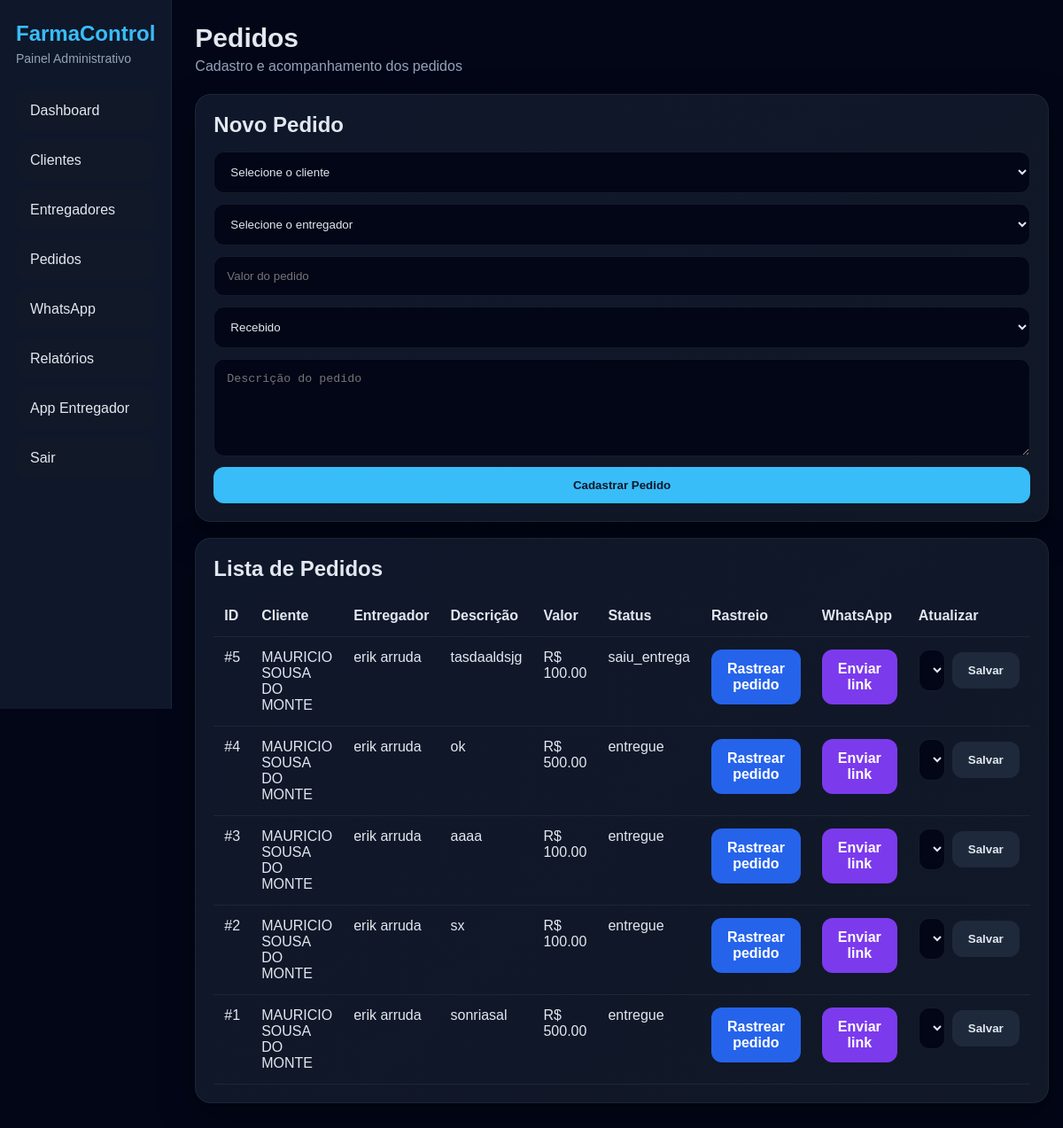
The app's page /pedidos (signed in) with its own data.
### models.py (models this page shows, shortened)
class Pedido(db.Model):
    __tablename__ = "pedidos"
    id = db.Column(db.Integer, primary_key=True)
    cliente_id = db.Column(db.Integer, db.ForeignKey("clientes.id"), nullable=False)
    entregador_id = db.Column(db.Integer, db.ForeignKey("entregadores.id"), nullable=True)
    descricao = db.Column(db.Text, nullable=False)
    valor = db.Column(db.Float, nullable=False, default=0.0)
    status = db.Column(db.String(30), nullable=False, default="recebido")
    codigo_rastreio = db.Column(db.String(40), unique=True, nullable=True)
    criado_em = db.Column(db.DateTime, default=agora_brasil)
    saiu_entrega_em = db.Column(db.DateTime, nullable=True)
    entregue_em = db.Column(db.DateTime, nullable=True)

class Cliente(db.Model):
    __tablename__ = "clientes"
    id = db.Column(db.Integer, primary_key=True)
    nome = db.Column(db.String(150), nullable=False)
    telefone = db.Column(db.String(30), nullable=False)
    endereco = db.Column(db.String(255), nullable=False)
    criado_em = db.Column(db.DateTime, default=agora_brasil)
    pedidos = db.relationship("Pedido", backref="cliente", lazy=True)

class Entregador(db.Model):
    __tablename__ = "entregadores"
    id = db.Column(db.Integer, primary_key=True)
    nome = db.Column(db.String(150), nullable=False)
    telefone = db.Column(db.String(30), unique=True, nullable=False)
    senha_hash = db.Column(db.String(255), nullable=False)
    ativo = db.Column(db.Boolean, default=True)
    criado_em = db.Column(db.DateTime, default=agora_brasil)
    pedidos = db.relationship("Pedido", backref="entregador", lazy=True)
    localizacoes = db.relationship("Localizacao", backref="entregador", lazy=True)

### app.py (the view, shortened to what this page needs)
    @app.route("/pedidos", methods=["GET", "POST"])
    @login_required
    def pedidos():
        lista = Pedido.query.order_by(Pedido.id.desc()).all()
        clientes_lista = Cliente.query.order_by(Cliente.nome.asc()).all()
        entregadores_lista = Entregador.query.filter_by(ativo=True).order_by(Entregador.nome.asc()).all()
        return render_template(
            "pedidos.html",
            pedidos=lista,
            clientes=clientes_lista,
            entregadores=entregadores_lista
        )

### models.py (called while the page is built)
@login_manager.user_loader
def load_user(user_id):
    return User.query.get(int(user_id))

### templates/pedidos.html (shortened to what this page needs)
{% extends "base.html" %}
{% block content %}
<div class="page-head">
  <div>
    <h1>Pedidos</h1>
    <p class="muted">Cadastro e acompanhamento dos pedidos</p>
  </div>
</div>
<div class="panel">
  <h2>Novo Pedido</h2>
  <form method="post" class="form-grid">
    <select name="cliente_id" required>
      <option value="">Selecione o cliente</option>
    </select>
    <select name="entregador_id">
      <option value="">Selecione o entregador</option>
    </select>
    <input type="text" name="valor" placeholder="Valor do pedido" required>
    <select name="status" required>
      <option value="recebido">Recebido</option>
    </select>
    <textarea name="descricao" placeholder="Descrição do pedido" required></textarea>
    <button type="submit" class="btn btn-primary">Cadastrar Pedido</button>
  </form>
</div>
<div class="panel">
  <h2>Lista de Pedidos</h2>
  <div class="table-wrap">
    <table>
      <thead>
        <tr>
          <th>ID</th>
          <th>Cliente</th>
          <th>Entregador</th>
          <th>Descrição</th>
          <th>Valor</th>
          <th>Status</th>
          <th>Rastreio</th>
          <th>WhatsApp</th>
          <th>Atualizar</th>
        </tr>
      </thead>
      <tbody>
        {% for pedido in pedidos %}
        <tr>
          <td>#{{ pedido.id }}</td>
          <td>{{ pedido.cliente.nome }}</td>
          <td>{{ pedido.entregador.nome if pedido.entregador else "-" }}</td>
          <td>{{ pedido.descricao }}</td>
          <td>R$ {{ "%.2f"|format(pedido.valor) }}</td>
          <td>{{ pedido.status }}</td>
          <td>
            <a class="btn btn-route-google" href="{{ url_for('rastreio_cliente', codigo=pedido.codigo_rastreio) }}" target="_blank">
              Rastrear pedido
            </a>
          </td>
          <td>
            <a class="btn btn-route-waze" href="{{ url_for('whatsapp_cliente', pedido_id=pedido.id) }}" target="_blank">
              Enviar link
            </a>
          </td>
          <td>
            <form method="post" action="{{ url_for('atualizar_status_pedido', pedido_id=pedido.id) }}" class="inline-form">
              <select name="status">
                <option value="saiu_entrega" {% if pedido.status == "saiu_entrega" %}selected{% endif %}>Saiu para entrega</option>
                <option value="entregue" {% if pedido.status == "entregue" %}selected{% endif %}>Entregue</option>
              </select>
              <button type="submit" class="btn btn-secondary">Salvar</button>
            </form>
          </td>
        </tr>
        {% else %}
        <tr>
          <td colspan="9">Nenhum pedido cadastrado.</td>
        </tr>
        {% endfor %}
      </tbody>
    </table>
  </div>
</div>
{% endblock %}

### static/style.css (style rules this page uses)
* { margin: 0; padding: 0; box-sizing: border-box; }
body { background: #020617; color: #e2e8f0; font-family: Arial, sans-serif; }
a { text-decoration: none; }
.page-head { margin-bottom: 22px; }
.page-head h1 { font-size: 30px; margin-bottom: 6px; }
.muted { color: #94a3b8; }
.card, .panel, .mobile-card { background: linear-gradient(135deg, #0f172a, #111827); border: 1px solid rgba(255,255,255,0.06); border-radius: 18px; box-shadow: 0 15px 40px rgba(0,0,0,0.35); }
.panel { padding: 20px; margin-bottom: 18px; }
.panel h2 { margin-bottom: 16px; }
.form-grid { display: grid; gap: 12px; }
input, select, textarea { width: 100%; background: #020617; color: #e2e8f0; border: 1px solid rgba(255,255,255,0.08); border-radius: 12px; padding: 14px; outline: none; }
textarea { min-height: 110px; resize: vertical; }
.btn { border: none; padding: 13px 18px; border-radius: 12px; cursor: pointer; font-weight: bold; display: inline-block; text-align: center; }
.btn-primary { background: #38bdf8; color: #0f172a; }
.btn-secondary { background: #1e293b; color: #e2e8f0; }
.table-wrap { overflow-x: auto; }
table { width: 100%; border-collapse: collapse; }
table th, table td { text-align: left; padding: 14px 12px; border-bottom: 1px solid rgba(255,255,255,0.06); vertical-align: top; }
.inline-form { display: flex; gap: 8px; align-items: center; }
.btn-route-google { background: #2563eb; color: #ffffff; }
.btn-route-waze { background: #7c3aed; color: #ffffff; }

### records on screen
Pedido: id "5", cliente.nome "MAURICIO SOUSA DO MONTE", entregador "erik arruda", descricao "tasdaaldsjg", valor "100.00", status "saiu_entrega", status "Saiu para entrega"
Pedido: id "4", cliente.nome "MAURICIO SOUSA DO MONTE", entregador "erik arruda", descricao "ok", valor "500.00", status "entregue", status "Entregue"
Pedido: id "3", cliente.nome "MAURICIO SOUSA DO MONTE", entregador "erik arruda", descricao "aaaa", valor "100.00", status "entregue", status "Entregue"
Pedido: id "2", cliente.nome "MAURICIO SOUSA DO MONTE", entregador "erik arruda", descricao "sx", valor "100.00", status "entregue", status "Entregue"
Pedido: id "1", cliente.nome "MAURICIO SOUSA DO MONTE", entregador "erik arruda", descricao "sonriasal", valor "500.00", status "entregue", status "Entregue"
